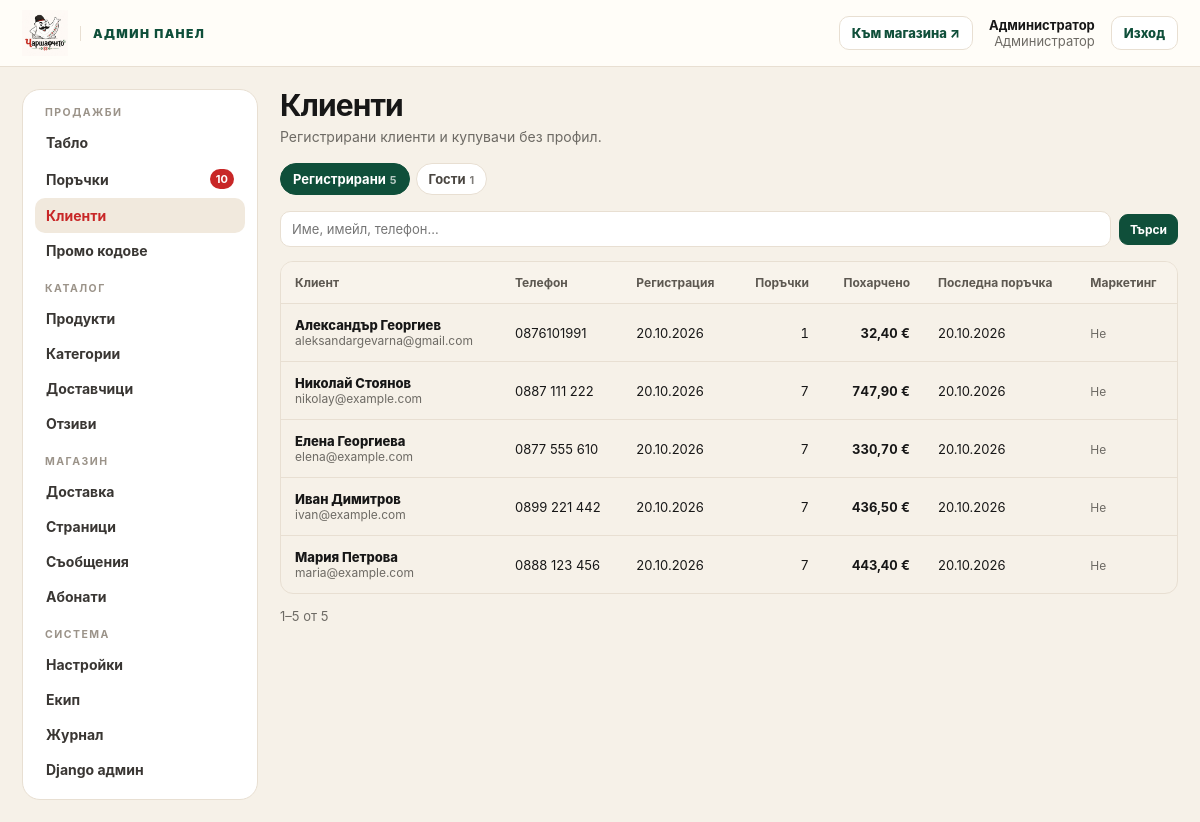
The app's page /dashboard/customers/ (signed in) with its own data.
### accounts/models.py (models this page shows, shortened)
class User(AbstractUser):
    username = None
    email = models.EmailField("имейл", unique=True)
    phone = models.CharField("телефон", max_length=32, blank=True)
    marketing_consent = models.BooleanField("съгласие за маркетинг", default=False)
    email_verified = models.BooleanField("потвърден имейл", default=False)
    USERNAME_FIELD = "email"
    REQUIRED_FIELDS = []
    objects = UserManager()
    class Meta:
        verbose_name = "потребител"
        verbose_name_plural = "потребители"

### core/models.py (models this page shows, shortened)
class SiteSettings(models.Model):
    CURRENCY_CHOICES = [("EUR", "EUR (€)"), ("BGN", "BGN (лв.)")]
    store_name = models.CharField("име на магазина", max_length=80, default="Чаршафчето")
    tagline = models.CharField("слоган", max_length=160, default="Повече уют в живота")
    announcement = models.CharField(
        "лента с обява",
        max_length=200,
        blank=True,
        default="🚚 Безплатна доставка за поръчки над 50 € · 14 дни право на връщане",
    )
    currency = models.CharField("валута", max_length=3, choices=CURRENCY_CHOICES, default="EUR")
    show_secondary_currency = models.BooleanField(
        "показвай и цена в лева", default=True, help_text="Двойно обозначаване EUR / BGN по фиксирания курс."
    )
    free_shipping_threshold = models.DecimalField(
        "безплатна доставка над", max_digits=10, decimal_places=2, default=Decimal("50.00")
    )
    vat_rate = models.DecimalField("ДДС %", max_digits=5, decimal_places=2, default=Decimal("20.00"))
    prices_include_vat = models.BooleanField("цените са с ДДС", default=True)
    low_stock_threshold = models.PositiveIntegerField("праг за ниска наличност", default=5)
    contact_email = models.EmailField("имейл за контакт", default="info@charshafcheto.bg")
    orders_email = models.EmailField("имейл за известия за поръчки", default="orders@charshafcheto.bg")
    contact_phone = models.CharField("телефон", max_length=40, default="0888 123 456")
    address = models.CharField("адрес", max_length=200, default="България")
    company_name = models.CharField("фирма", max_length=120, blank=True)
    company_eik = models.CharField("ЕИК", max_length=20, blank=True)
    bank_iban = models.CharField("IBAN за банков превод", max_length=40, blank=True)
    bank_name = models.CharField("банка", max_length=80, blank=True)
    facebook_url = models.URLField(blank=True)
    instagram_url = models.URLField(blank=True)
    meta_description = models.CharField(
        "SEO описание",
        max_length=300,
        default="Спални комплекти, чаршафи, калъфки и завивки с български дух.",
    )
    updated_at = models.DateTimeField(auto_now=True)
    CACHE_KEY = "site_settings"
    class Meta:
        verbose_name = "настройки на магазина"
        verbose_name_plural = "настройки на магазина"
    @classmethod
    def load(cls):
        obj = cache.get(cls.CACHE_KEY)
        if obj is None:
            obj, _ = cls.objects.get_or_create(pk=1)
            cache.set(cls.CACHE_KEY, obj, 300)
        return obj
    @property
    def currency_symbol(self):
        return "€" if self.currency == "EUR" else "лв."

### dashboard/views/people.py (the view)
# urls.py: path("customers/", people.customer_list, name="customers"),
@staff_required
def customer_list(request):
    tab = request.GET.get("tab", "registered")
    q = request.GET.get("q", "").strip()
    if tab == "guests":
        qs = Order.objects.filter(user__isnull=True)
        if q:
            qs = qs.filter(Q(email__icontains=q) | Q(full_name__icontains=q) | Q(phone__icontains=q))
        qs = (
            qs.values("email")
            .annotate(
                name=Max("full_name"), phone=Max("phone"), n_orders=Count("id"),
                spent=Sum("total", filter=~Q(status__in=Order.REVENUE_EXCLUDED)), last_order=Max("created_at"),
            )
            .order_by("-last_order")
        )
    else:
        qs = User.objects.filter(is_staff=False)
        if q:
            qs = qs.filter(Q(email__icontains=q) | Q(first_name__icontains=q) | Q(last_name__icontains=q)
                           | Q(phone__icontains=q))
        qs = qs.annotate(
            n_orders=Count("orders", distinct=True),
            spent=Sum("orders__total", filter=COUNTED),
            last_order=Max("orders__created_at"),
        ).order_by("-date_joined")
    return render(request, "dashboard/customers/list.html", {
        "page": paginate(request, qs),
        "tab": tab,
        "n_registered": User.objects.filter(is_staff=False).count(),
        "n_guests": Order.objects.filter(user__isnull=True).values("email").distinct().count(),
    })

### dashboard/templates/dashboard/customers/list.html (shortened to what this page needs)
{% extends "dashboard/base.html" %}
{% load store_tags %}
{% block content %}
<div class="d-head"><div><h1>Клиенти</h1><p class="d-sub">Регистрирани клиенти и купувачи без профил.</p></div></div>
<div class="d-tabs"><a href="?tab=registered" class="{% if tab != 'guests' %}active{% endif %}">Регистрирани<small>{{ n_registered }}</small></a><a href="?tab=guests" class="{% if tab == 'guests' %}active{% endif %}">Гости<small>{{ n_guests }}</small></a></div>
<form class="d-filters" method="get"><input type="hidden" name="tab" value="{{ tab }}"><input type="search" name="q" value="{{ request.GET.q }}" placeholder="Име, имейл, телефон…" aria-label="Търсене"><button class="d-btn solid" type="submit">Търси</button></form>
<div class="table-wrap"><table class="table d-table">
  {% if tab == 'guests' %}
  <thead><tr><th>Клиент</th><th>Телефон</th><th class="num">Поръчки</th><th class="num">Похарчено</th><th>Последна поръчка</th></tr></thead>
  <tbody>{% for c in page %}<tr>
    <td><a class="d-strong" href="{% url 'dashboard:guest_detail' %}?email={{ c.email|urlencode }}">{{ c.name }}</a><div class="d-muted">{{ c.email }}</div></td>
    <td>{{ c.phone }}</td><td class="num">{{ c.n_orders }}</td><td class="num"><b>{{ c.spent|default:0|money }}</b></td><td>{{ c.last_order|date:'d.m.Y' }}</td>
  </tr>{% empty %}<tr><td colspan="5" class="d-empty">Няма поръчки от гости.</td></tr>{% endfor %}</tbody>
  {% else %}
  <thead><tr><th>Клиент</th><th>Телефон</th><th>Регистрация</th><th class="num">Поръчки</th><th class="num">Похарчено</th><th>Последна поръчка</th><th>Маркетинг</th></tr></thead>
  <tbody>{% for c in page %}<tr>
    <td><a class="d-strong" href="{% url 'dashboard:customer_detail' c.pk %}">{{ c.get_full_name|default:c.email }}</a><div class="d-muted">{{ c.email }}{% if not c.is_active %} · деактивиран{% endif %}</div></td>
    <td>{{ c.phone|default:"—" }}</td><td>{{ c.date_joined|date:'d.m.Y' }}</td>
    <td class="num">{{ c.n_orders }}</td><td class="num"><b>{{ c.spent|default:0|money }}</b></td>
    <td>{{ c.last_order|date:'d.m.Y'|default:"—" }}</td>
    <td>{% if c.marketing_consent %}<span class="status delivered">Да</span>{% else %}<span class="d-muted">Не</span>{% endif %}</td>
  </tr>{% empty %}<tr><td colspan="7" class="d-empty">Няма регистрирани клиенти.</td></tr>{% endfor %}</tbody>
  {% endif %}
</table></div>
{% include "dashboard/_pager.html" %}
{% endblock %}

### dashboard/templates/dashboard/base.html (shortened to what this page needs)
{% load static dashboard_tags %}<!doctype html>
<html lang="bg">
<head>
  <link rel="stylesheet" href="{% static 'css/store.css' %}">
  <link rel="stylesheet" href="{% static 'css/dashboard.css' %}">
</head>
<body class="d-body">
{% dashboard_counts as counts %}
<header class="d-top">
  <div class="d-top-in">
    <a class="d-brand" href="{% url 'dashboard:home' %}"><img src="{% static 'img/logo.png' %}" alt="{{ store.store_name }}"><span>Админ панел</span></a>
    <a class="d-link" href="/" target="_blank" rel="noopener">Към магазина ↗</a>
    <div class="d-user"><b>{{ request.user.get_full_name|default:request.user.email }}</b>{% if request.user.is_superuser %}Администратор{% else %}Служител{% endif %}</div>
    <form method="post" action="{% url 'accounts:logout' %}">{% csrf_token %}<button class="d-link" type="submit">Изход</button></form>
  </div>
</header>
<div class="d-shell">
  <nav class="d-side" aria-label="Админ навигация">
    <h6>Продажби</h6>
    <a href="{% url 'dashboard:home' %}" class="{% nav_active 'home' %}">Табло</a>
    <a href="{% url 'dashboard:orders' %}" class="{% nav_active 'orders' 'order' 'supplier_order' %}">Поръчки {% if counts.orders %}<span class="d-count">{{ counts.orders }}</span>{% endif %}</a>
    <a href="{% url 'dashboard:customers' %}" class="{% nav_active 'customers' 'customer' 'guest' %}">Клиенти</a>
    <a href="{% url 'dashboard:coupons' %}" class="{% nav_active 'coupons' %}">Промо кодове</a>
    <h6>Каталог</h6>
    <a href="{% url 'dashboard:products' %}" class="{% nav_active 'products' 'product' 'variant' %}">Продукти</a>
    <a href="{% url 'dashboard:categories' %}" class="{% nav_active 'categories' %}">Категории</a>
    <a href="{% url 'dashboard:suppliers' %}" class="{% nav_active 'suppliers' 'supplier' %}">Доставчици</a>
    <a href="{% url 'dashboard:reviews' %}" class="{% nav_active 'reviews' 'review' %}">Отзиви {% if counts.reviews %}<span class="d-count">{{ counts.reviews }}</span>{% endif %}</a>
    <h6>Магазин</h6>
    <a href="{% url 'dashboard:shipping' %}" class="{% nav_active 'shipping' %}">Доставка</a>
    <a href="{% url 'dashboard:pages' %}" class="{% nav_active 'pages' %}">Страници</a>
    <a href="{% url 'dashboard:messages' %}" class="{% nav_active 'messages' 'message' %}">Съобщения {% if counts.messages %}<span class="d-count">{{ counts.messages }}</span>{% endif %}</a>
    <a href="{% url 'dashboard:subscribers' %}" class="{% nav_active 'subscribers' 'subscriber' %}">Абонати</a>
    <h6>Система</h6>
    {% if request.user.is_superuser %}
    <a href="{% url 'dashboard:settings' %}" class="{% nav_active 'settings' %}">Настройки</a>
    <a href="{% url 'dashboard:team' %}" class="{% nav_active 'team' %}">Екип</a>
    {% endif %}
    <a href="{% url 'dashboard:audit' %}" class="{% nav_active 'audit' %}">Журнал</a>
    {% if request.user.is_superuser %}<a href="{% url 'admin:index' %}">Django админ</a>{% endif %}
  </nav>
  <main class="d-main" id="main">
    {% block content %}{% endblock %}
  </main>
</div>
</body>
</html>

### records on screen
User: user.get_full_name "Администратор"
User: get_full_name "Александър Георгиев", email "aleksandargevarna@gmail.com", phone "0876101991", date_joined "20.10.2026", n_orders "1", spent "32,40 €", last_order "20.10.2026", marketing_consent "Не"
User: get_full_name "Николай Стоянов", email "nikolay@example.com", phone "0887 111 222", date_joined "20.10.2026", n_orders "7", spent "747,90 €", last_order "20.10.2026", marketing_consent "Не"
User: get_full_name "Елена Георгиева", email "elena@example.com", phone "0877 555 610", date_joined "20.10.2026", n_orders "7", spent "330,70 €", last_order "20.10.2026", marketing_consent "Не"
User: get_full_name "Иван Димитров", email "ivan@example.com", phone "0899 221 442", date_joined "20.10.2026", n_orders "7", spent "436,50 €", last_order "20.10.2026", marketing_consent "Не"
User: get_full_name "Мария Петрова", email "maria@example.com", phone "0888 123 456", date_joined "20.10.2026", n_orders "7", spent "443,40 €", last_order "20.10.2026", marketing_consent "Не"

### other values on screen
{{ counts.orders }} "10"
{{ n_registered }} "5"
{{ n_guests }} "1"
{{ page.start_index }} "1"
{{ page.end_index }} "5"
{{ page.paginator.count }} "5"
